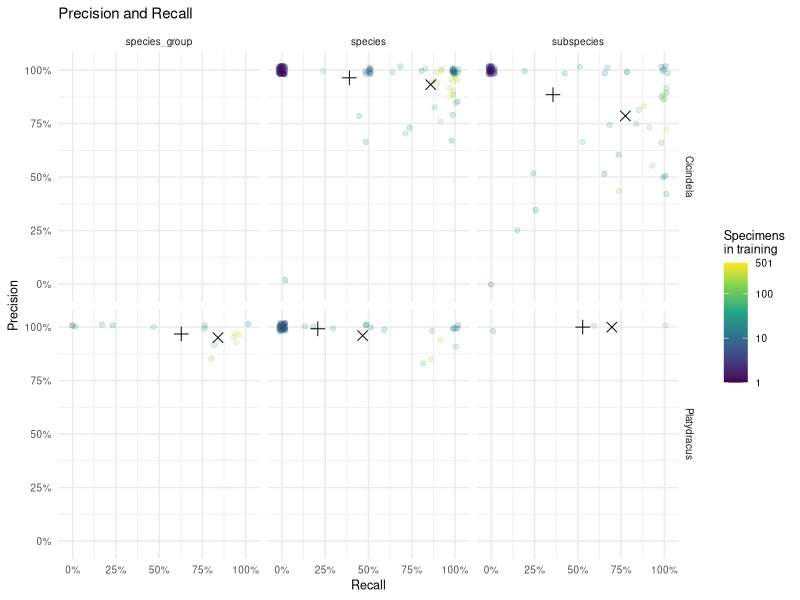
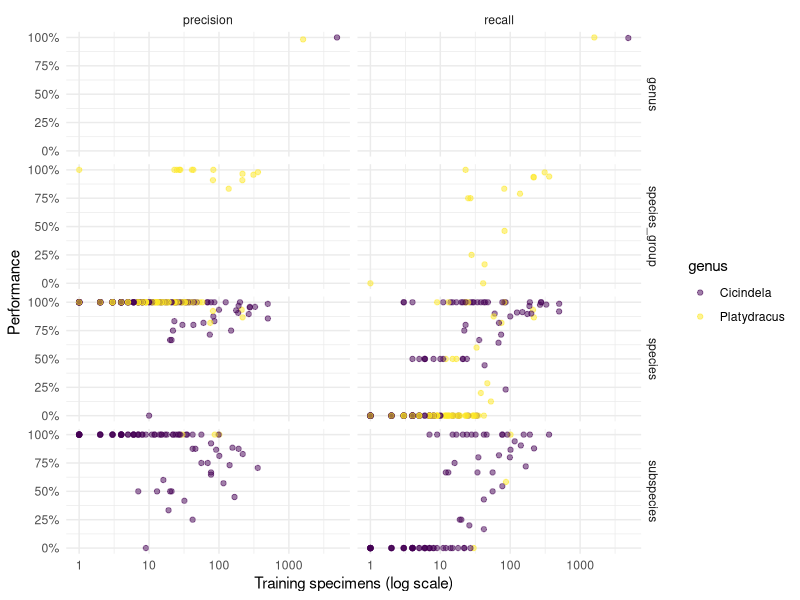
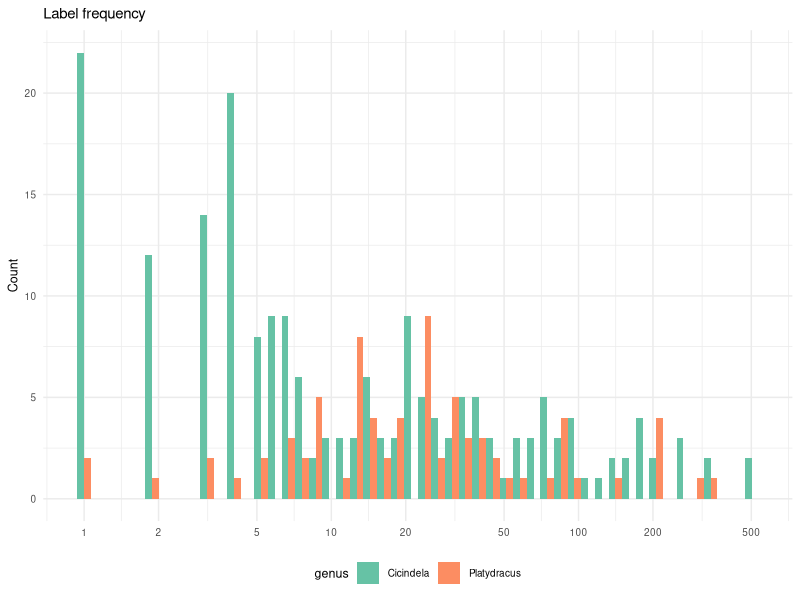
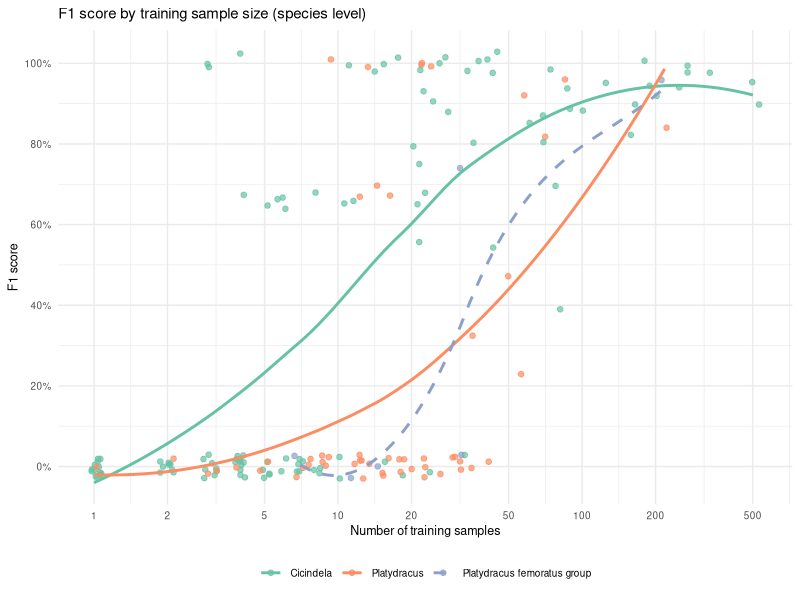
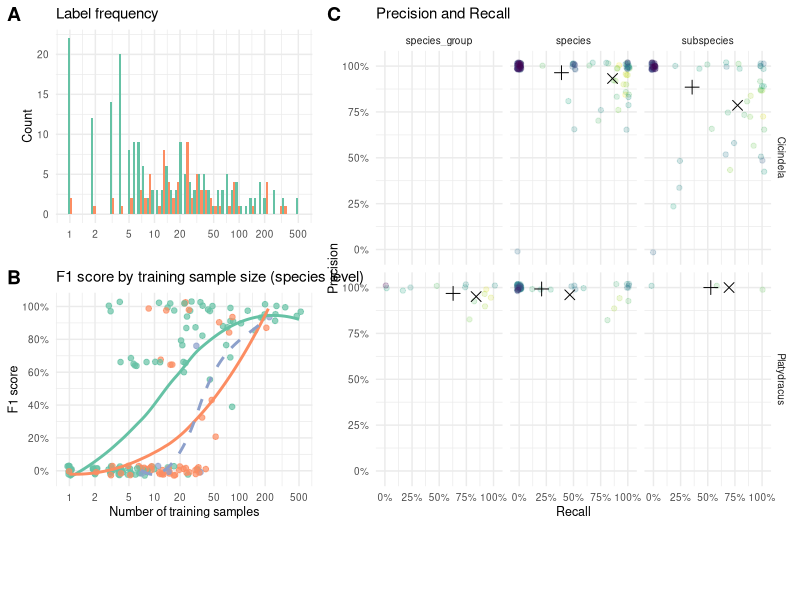
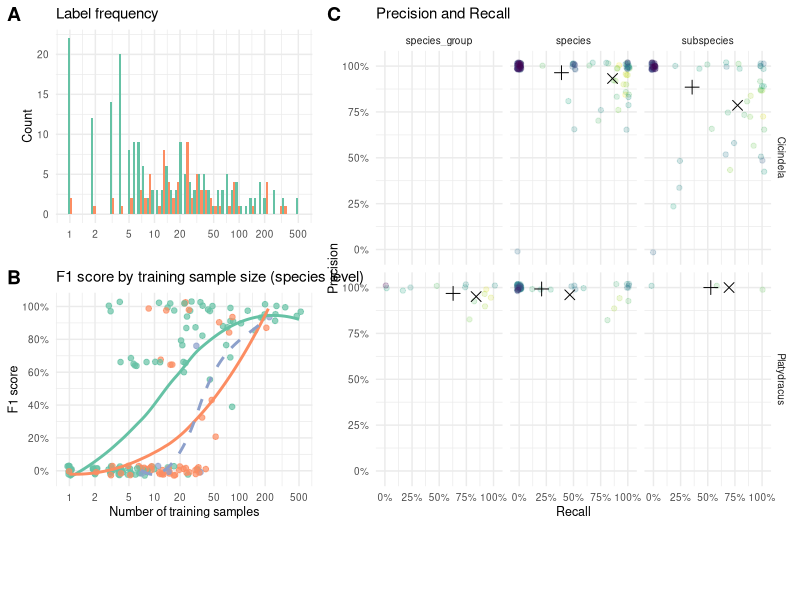
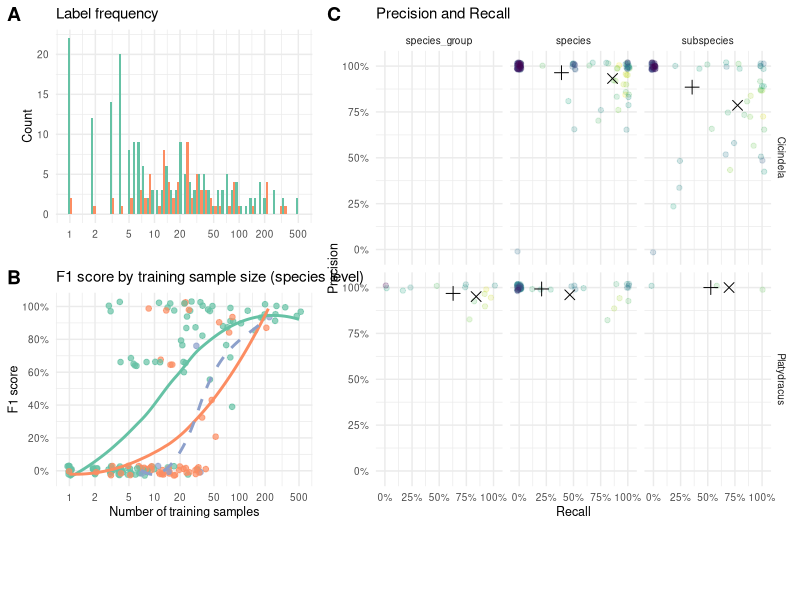

The R script that drew these images, in order:
## ---- chunk 1
set.seed(1324)
library(tidyverse)
library(ggthemes)
library(cowplot)
## ---- chunk 2
performance_data <- read_csv("test_results_eva02_large_patch14_448.mim_m38m_ft_in22k_in1k.csv") %>%
  mutate(
    across(starts_with('micro'), ~ .x / 100),
    taxonomic_level = case_when(
      str_detect(Term, "^[A-Z]") ~ "genus",
      str_detect(Term, "^[a-z]+group_") ~ "species_group",
      str_count(Term, "_") == 1 ~ "species",
      TRUE ~ "subspecies"
    ),
    taxonomic_level = factor(taxonomic_level, levels = c("genus", "species_group", "species", "subspecies")),
    f1 = true_positives / (true_positives + (false_positives + false_negatives) / 2)
  ) %>%
  rename(
    taxon = Term,
    precision = micro_precision,
    recall = micro_recall,
    training_specimens = N_train,
    test_specimens = N
  )

glimpse(performance_data)
## ---- chunk 3
species_groups_raw <- read_csv("./species_groups.csv", show_col_types = FALSE)

species_group_map <- species_groups_raw %>%
  mutate(
    parts = str_split(str_trim(full_taxonomy), "\\s+"),
    genus_part = map_chr(parts, 1),
    rest = map_chr(parts, ~ paste(.x[-1], collapse = "_"))
  ) %>%
  filter(genus_part == "Platydracus", rest != "") %>%
  transmute(
    taxon = paste0("platydracus_", rest),
    species_group = str_trim(species_group)
  )

# Propagate species-level group to subspecies rows that aren't listed explicitly.
species_level_map <- species_group_map %>%
  filter(str_count(taxon, "_") == 1) %>%
  rename(species_taxon = taxon, species_group_from_species = species_group)

performance_data <- performance_data %>%
  mutate(
    species_taxon = if_else(
      genus == "Platydracus" & taxonomic_level %in% c("species", "subspecies"),
      str_extract(taxon, "^platydracus_[^_]+"),
      NA_character_
    )
  ) %>%
  left_join(species_group_map, by = "taxon") %>%
  left_join(species_level_map, by = "species_taxon") %>%
  mutate(
    species_group = coalesce(species_group, species_group_from_species)
  ) %>%
  select(-species_taxon, -species_group_from_species)
## ---- chunk 4
calculate_averages <- function(data, ...) {
  data %>%
    group_by(...) %>%
    summarise(
      precision_equal = mean(precision, na.rm = TRUE),
      recall_equal = mean(recall, na.rm = TRUE),
      precision_weighted = weighted.mean(precision, training_specimens, na.rm = TRUE),
      recall_weighted = weighted.mean(recall, training_specimens, na.rm = TRUE),
      n_terms = n(),
      .groups = 'drop'
    )
}
## ---- chunk 5
summary_stats <- calculate_averages(performance_data, genus, taxonomic_level)

plot_averages <- summary_stats %>%
  select(-n_terms) %>%
  pivot_longer(cols = c(-genus, -taxonomic_level), names_to = 'metric') %>%
  mutate(
    weighted = str_detect(metric, '_weighted'),
    metric_clean = str_replace(metric, '^(.+?)_(equal|weighted)$', '\\1')
  ) %>%
  select(-metric) %>%
  pivot_wider(names_from = metric_clean, values_from = value) %>%
  mutate(
    weighting_type = if_else(weighted, "Weighted by specimens", "Equal taxa")
  )

print("Summary Statistics by Genus and Taxonomic Level:")
summary_stats
## ---- chunk 6
plot_data <- performance_data %>%
  filter(taxonomic_level != "genus") %>%
  mutate(taxonomic_level = droplevels(taxonomic_level)) %>%
  arrange(desc(training_specimens))

plot_averages_sub <- plot_averages %>%
  filter(taxonomic_level != "genus") %>%
  mutate(taxonomic_level = droplevels(taxonomic_level))
## ---- chunk 7
precision_recall_plot <- ggplot() +
  geom_jitter(
    data = plot_data,
    aes(y = precision, x = recall, color = training_specimens),
    width = 0.02,
    height = 0.02,
    alpha = 0.2
  ) +
  geom_point(
    data = plot_averages_sub,
    aes(y = precision, x = recall, shape = weighted),
    size = 3
  ) +
  scale_shape_manual(
    values = c(3, 4),
    name = 'Averaging',
    labels = c("taxa", 'specimens'),
    guide = 'none'
  ) +
  scale_color_viridis_c(
    trans = 'log10',
    name = "Specimens\nin training",
    breaks = c(1, 10, 100, max(plot_data$training_specimens))
  ) +
  scale_x_continuous(labels = scales::percent, breaks = seq(0,1,by=.25), limits=c(-0.03,1.03)) +
  scale_y_continuous(labels = scales::percent, breaks = seq(0,1,by=.25), limits=c(-0.03,1.03)) +
  ggtitle("Precision and Recall") +
  xlab("Recall") +
  ylab("Precision") +
  facet_grid(genus ~ taxonomic_level) +
  theme_minimal() +
  theme(text = element_text(size=9))

print(precision_recall_plot)
## ---- chunk 8
training_size_data <- performance_data %>%
  arrange(desc(training_specimens)) %>%
  pivot_longer(
    cols = c("precision", "recall"),
    names_to = "metric",
    values_to = "value"
  )
## ---- chunk 9
training_size_plot <- ggplot(training_size_data) +
  geom_jitter(
    aes(x = training_specimens, y = value, color = genus),
    width = 0,#0.03,
    height = 0,#0.03,
    alpha = 0.5
  ) +
  scale_x_log10() +
  scale_y_continuous(labels = scales::percent) +
  xlab("Training specimens (log scale)") +
  ylab("Performance") +
  scale_colour_viridis_d() +
  facet_grid(taxonomic_level ~ metric) +
  theme_minimal()

print(training_size_plot)
## ---- chunk 10
cat("Dataset Overview:\n")
cat(sprintf("- Total taxa analyzed: %d\n", nrow(performance_data)))

for (g in sort(unique(performance_data$genus))) {
  gdata <- performance_data %>% filter(genus == g)
  cat(sprintf("\n%s (n_terms = %d):\n", g, nrow(gdata)))
  for (lvl in c("genus", "species", "subspecies")) {
    sub <- gdata %>% filter(taxonomic_level == lvl)
    if (nrow(sub) == 0) next
    row <- summary_stats %>% filter(genus == g, taxonomic_level == lvl)
    cat(sprintf("  %-10s  n=%3d  precision (equal)=%.1f%%  recall (equal)=%.1f%%  precision (wt)=%.1f%%  recall (wt)=%.1f%%\n",
                lvl, nrow(sub),
                100 * row$precision_equal, 100 * row$recall_equal,
                100 * row$precision_weighted, 100 * row$recall_weighted))
  }
}
## ---- chunk 11
dist_plot <- ggplot(plot_data) +
  geom_histogram(
    aes(x = training_specimens, fill = genus),
    bins = 50,
    position = "dodge"
  ) +
  scale_fill_brewer(palette = "Set2") +
  scale_x_log10(breaks=c(1,2,5,10,20,50,100,200,500)) +
  ggtitle("Label frequency") +
  xlab(NULL) +
  ylab("Count") +
  theme_minimal() +
  theme(text = element_text(size=9), legend.position = "bottom")

dist_plot
## ---- chunk 12
curve_levels <- c("Cicindela", "Platydracus", "Platydracus femoratus group")

f1_data <- plot_data %>%
  filter(taxonomic_level == "species") %>%
  mutate(
    point_group = case_when(
      genus == "Cicindela" ~ "Cicindela",
      genus == "Platydracus" & species_group == "femoratus" ~ "Platydracus femoratus group",
      genus == "Platydracus" ~ "Platydracus"
    ),
    point_group = factor(point_group, levels = curve_levels)
  )

curve_data <- bind_rows(
  f1_data %>% filter(genus == "Cicindela") %>% mutate(curve_group = "Cicindela"),
  f1_data %>% filter(genus == "Platydracus") %>% mutate(curve_group = "Platydracus"),
  f1_data %>%
    filter(genus == "Platydracus", species_group == "femoratus") %>%
    mutate(curve_group = "Platydracus femoratus group")
) %>%
  mutate(curve_group = factor(curve_group, levels = curve_levels))

set2 <- RColorBrewer::brewer.pal(3, "Set2")
curve_colors <- c(
  "Cicindela"                    = set2[1],
  "Platydracus"                  = set2[2],
  "Platydracus femoratus group"  = set2[3]
)
curve_linetypes <- c(
  "Cicindela"                    = "solid",
  "Platydracus"                  = "solid",
  "Platydracus femoratus group"  = "dashed"
)

f1_plot <- ggplot() +
  geom_jitter(
    data = f1_data,
    aes(x = training_specimens, y = f1, color = point_group),
    width = 0.03,
    height = 0.03,
    alpha = 0.7,
    size = 1.6
  ) +
  geom_smooth(
    data = curve_data,
    aes(x = training_specimens, y = f1,
        color = curve_group, linetype = curve_group),
    method = "loess",
    span = 1,
    se = FALSE
  ) +
  scale_x_log10(breaks = c(1, 2, 5, 10, 20, 50, 100, 200, 500)) +
  scale_y_continuous(
    labels = scales::percent,
    breaks = seq(0, 1.00, by = 0.20)
  ) +
  scale_color_manual(
    values = curve_colors,
    breaks = c("Cicindela", "Platydracus", "Platydracus femoratus group"),
    name = NULL
  ) +
  scale_linetype_manual(
    values = curve_linetypes,
    breaks = c("Cicindela", "Platydracus", "Platydracus femoratus group"),
    name = NULL
  ) +
  ggtitle("F1 score by training sample size (species level)") +
  xlab("Number of training samples") +
  ylab("F1 score") +
  theme_minimal() +
  theme(text = element_text(size = 9), legend.position = "bottom")

f1_plot
## ---- chunk 13
f1_data %>%
  filter(genus == "Platydracus", !is.na(species_group)) %>%
  group_by(species_group) %>%
  summarise(
    n_taxa = n(),
    median_f1 = median(f1, na.rm = TRUE),
    mean_f1 = mean(f1, na.rm = TRUE),
    median_train = median(training_specimens),
    .groups = "drop"
  ) %>%
  arrange(median_f1)
## ---- chunk 14
legend_AB <- get_legend(
  f1_plot + theme(
    legend.position = 'bottom',
    legend.box = 'vertical',
    legend.box.spacing = unit(0, 'pt'),
    legend.spacing.y = unit(-4, 'pt'),
    legend.margin = margin(0, 0, 0, 0)
  )
)
legend_C  <- get_legend(
  precision_recall_plot +
    theme(legend.position = 'bottom', legend.box = 'horizontal') +
    guides(color = guide_colorbar(barwidth = 8, barheight = 0.6))
)
## ---- chunk 15
p_AB <- cowplot::plot_grid(
  dist_plot + theme(legend.position = 'none'),
  f1_plot + theme(legend.position = 'none'),
  ncol = 1,
  labels = "AUTO",
  align = 'hv',
  axis = 'lrtb'
)

top_row <- cowplot::plot_grid(
  p_AB,
  precision_recall_plot + theme(legend.position = 'none'),
  rel_widths = c(0.8, 1.2),
  nrow = 1,
  labels = c("", "C")
)

legend_row <- cowplot::plot_grid(
  legend_AB,
  legend_C,
  rel_widths = c(0.8, 1.2),
  nrow = 1
)

p <- cowplot::plot_grid(
  top_row,
  legend_row,
  ncol = 1,
  rel_heights = c(1, 0.14)
)

p
## ---- chunk 16
ggsave(
  filename = 'taxonomy_metrics.pdf',
  plot = p,
  device = 'pdf',
  width = 11,
  height = 5,
  units = 'in',
  useDingbats = FALSE
)

ggsave(
  filename = 'taxonomy_metrics.png',
  plot = p,
  device = 'png',
  width = 11,
  height = 5,
  units = 'in',
  dpi = 300
)
## ---- chunk 17
performance_data %>%
  filter(taxon %in% c("cicindela_sylvicola", "Cicindela", "Platydracus","platydracusgroup_femoratus"))
